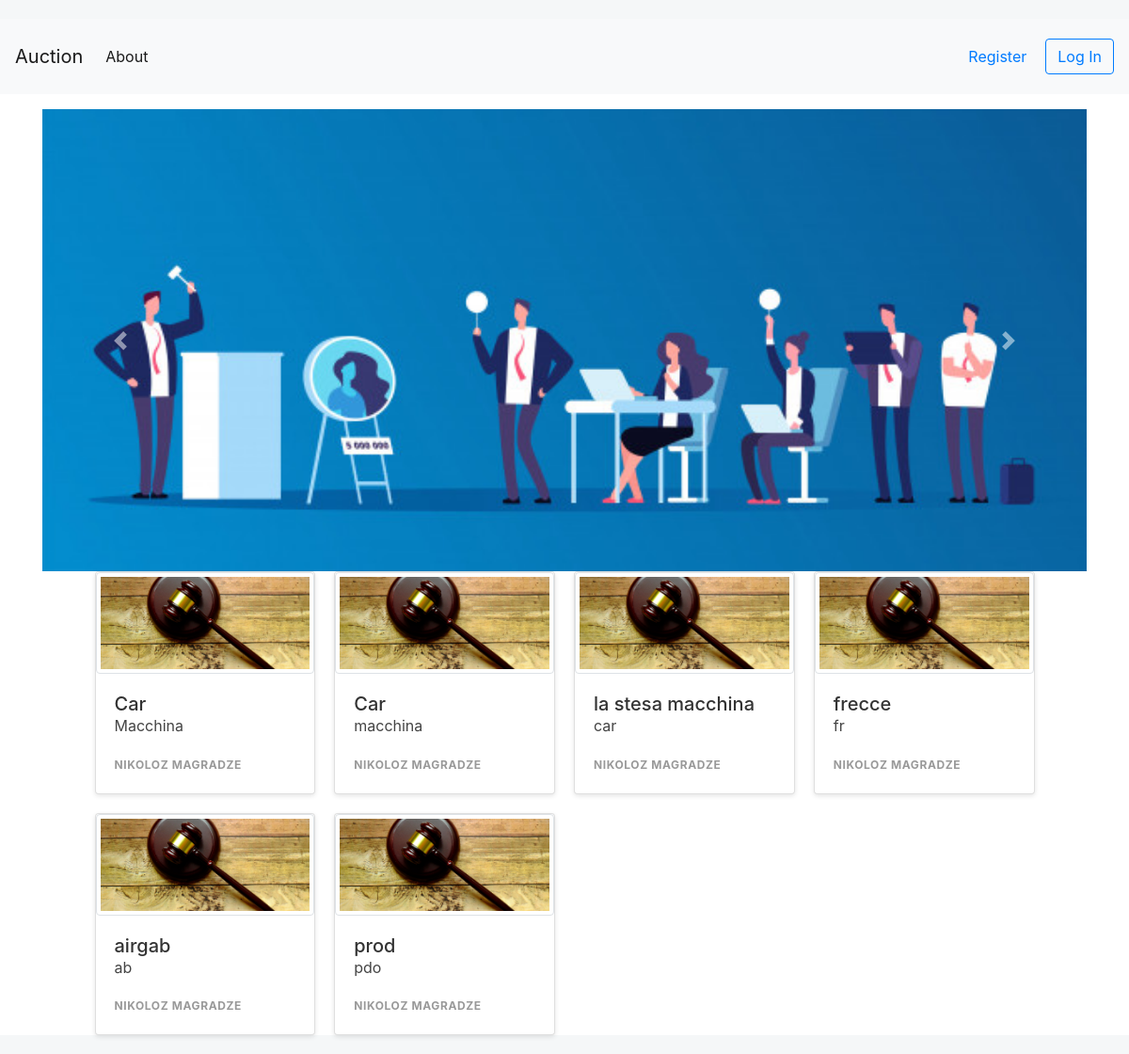
The app's page /, older data.
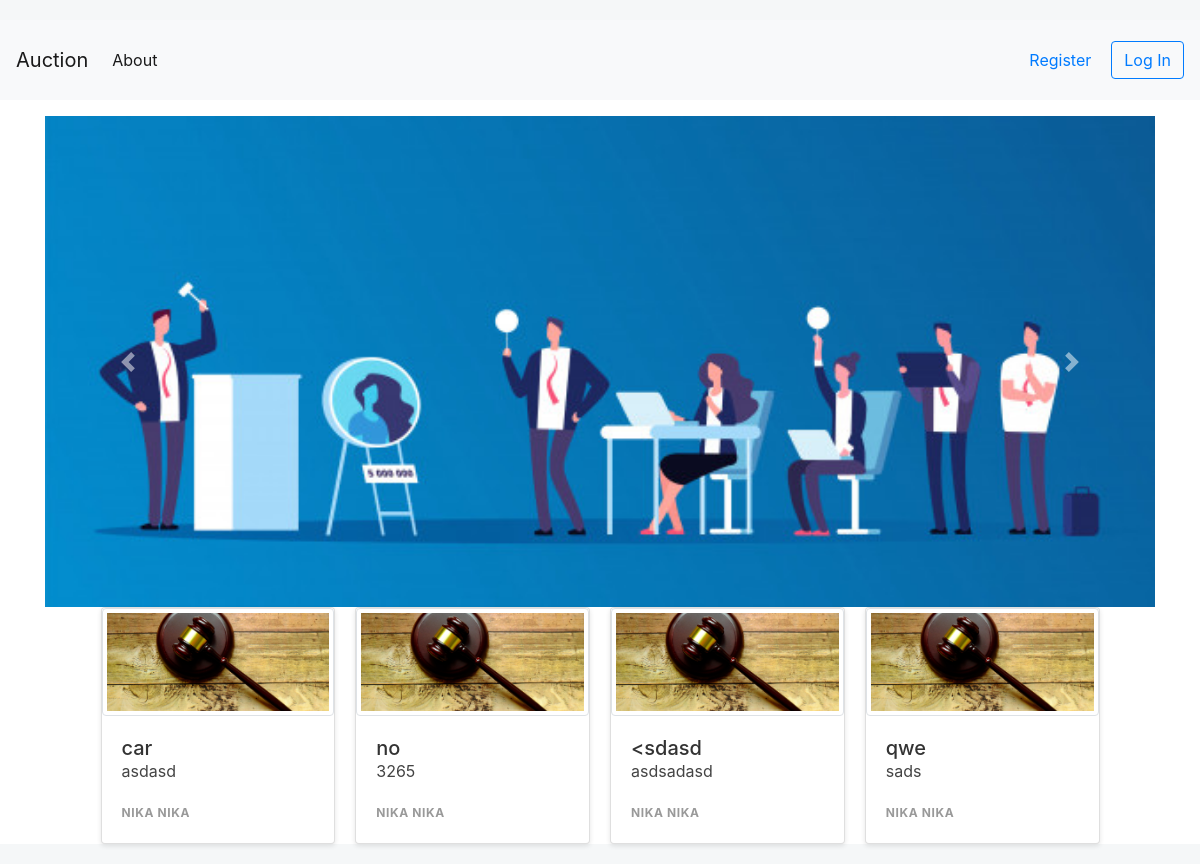
The same page, newer data.
### products/models.py (models this page shows)
class Product(models.Model):
    name = models.CharField(max_length=254)
    description = models.CharField(max_length=500)
    price = models.DecimalField(decimal_places=2, max_digits=10)
    min_increment = models.DecimalField(decimal_places=2, max_digits=10,default=0.5)
    end_date = models.DateField()
    profile = models.ForeignKey(Profile, on_delete=models.CASCADE)
    init_date = models.DateField(default=datetime.now, blank=True)
    winner = models.CharField(max_length=254, blank = True,null=True)
    final_price = models.DecimalField(decimal_places=2, max_digits=10, blank = True,null=True)
    rating = models.FloatField(default = 0,blank = True,null=True)
    user = models.ManyToManyField(User,blank = True)#interested
    disponible = models.BooleanField(default=True)

### users/models.py (models this page shows, shortened)
class Profile(models.Model):
    user = models.OneToOneField(User, on_delete=models.CASCADE, related_name='profile')
    country = models.CharField(max_length=254)
    city = models.CharField(max_length=254)
    street = models.CharField(max_length=254)
    zip_code = models.CharField(max_length=20)
    rating = models.DecimalField(max_digits=5, decimal_places=2,blank = True,null=True)
    photo = models.ImageField(upload_to='photos/', blank=True, default='default-profile.jpg')
    objects = ProfileManager()

class User(AbstractBaseUser):
    email       = models.EmailField(max_length=255, unique=True)
    first_name = models.CharField(max_length=64)
    last_name = models.CharField(max_length=64)
    tel = models.CharField(max_length=50, blank = True , null= True)
    premium     = models.BooleanField(default=False)
    is_active      = models.BooleanField(default=True) # can login
    staff       = models.BooleanField(default=False) # staff user non superuser
    admin       = models.BooleanField(default=False) # superuser
    USERNAME_FIELD = 'email' #username
    REQUIRED_FIELDS = ['first_name','last_name']
    objects = UserManager()

### Auction/views.py (the view)
# urls.py: path('', views.homeView, name='home'),
def homeView(request):
    products_list = Product.objects.all().order_by("id")
    page = request.GET.get('page', 1)
    paginator = Paginator(products_list, 10)
    try:
        products = paginator.page(page)
    except PageNotAnInteger:
        products = paginator.page(1)
    except EmptyPage:
        products = paginator.page(paginator.num_pages)
    context = {'products':products }
    return render(request,"home/home.html",context)

### templates/home/home.html (shortened to what this page needs)
{% extends 'base.html' %}
{% load static %}
{% block head %}
    <link rel="stylesheet" type="text/css" href="{% static "css/card.css" %}">
{% endblock %}
{% block content %}
    <div id="carouselExampleControls" class="carousel slide" data-ride="carousel">
        <div class="carousel-inner">
            <div class="carousel-item active">
                <img class="d-block w-100" src="{% static 'img/banner6.jpg' %}" alt="First slide">
            </div>
        </div>
        <a class="carousel-control-prev" href="#carouselExampleControls" role="button" data-slide="prev">
            <span class="carousel-control-prev-icon" aria-hidden="true"></span>
        </a>
        <a class="carousel-control-next" href="#carouselExampleControls" role="button" data-slide="next">
            <span class="carousel-control-next-icon" aria-hidden="true"></span>
        </a>
    </div>
    <div class="band">
        {% for product in  products %}
            {% if  product.disponible%}
            <a href="{% url 'product-detials' product.id %}" class="card">
                {% if product.productimage_set.all.count == 0%}
                    <img class="img-thumbnail" src="{{ 'media/default-hammer.jpg' }}">
                {% endif %}
                <article>
                    <h1>{{ product.name }}</h1>
                    <p> {{ product.description }}</p>
                    <span>{{ product.profile.user.first_name }} {{ product.profile.user.last_name }}</span>
                </article>
            </a>
            {% endif %}
        {% endfor %}
    </div>
{% endblock %}

### templates/base.html (shortened to what this page needs)
{% load static %}
<!doctype html>
<html lang="en">
<head>
    <link rel="stylesheet" href="https://use.fontawesome.com/releases/v5.5.0/css/all.css"
>
            <link rel="stylesheet"
          href="https://stackpath.bootstrapcdn.com/bootstrap/4.4.1/css/bootstrap.min.css"
>
    {% block head %}
    {% endblock %}
</head>
<body>
<nav class="navbar navbar-expand-lg navbar-light bg-light">
    {% if user.is_premium %}
        <a class="navbar-brand" href="{% url 'home' %}" style="color:Green;">Auction Premium</a>
    {% else %}
        <a class="navbar-brand" href="{% url 'home' %}">Auction</a>
    {% endif %}
    <div class="collapse navbar-collapse" id="navbarSupportedContent">
        <ul class="navbar-nav mr-auto">
            <li class="nav-item active">
                <a class="nav-link" href="{% url 'about_view' %}">About <span class="sr-only">(current)</span></a>
            </li>
        </ul>
        {% if not user.is_authenticated %}
            <form class="form-inline my-2 my-lg-0">
                <div class=" card-body text-center"><a href="/users/create">Register</a></div>
            </form>
            <form class="form-inline my-2 my-lg-0" action="{% url 'login' %}">
            <button class="btn btn-outline-primary my-2 my-sm-0">Log In</button>
            </form>
        {% else %}
            <form class="form-inline my-2 my-lg-0" action="{% url 'logout' %}">
                <button class="btn btn-outline-dark">{{ user.first_name | capfirst}} - Log Out</button>
            </form>
        {% endif %}
    </div>
</nav>
<div id="site-main-page" class="container mt-n1 mt-md-3">
    {% block content %}
    {% endblock %}
</div>
</body>
</html>

### static/css/card.css (style rules this page uses)
html { background: #f5f7f8; font-family: 'Roboto', sans-serif; -webkit-font-smoothing: antialiased; padding: 20px 0; }
.band { width: 90%; max-width: 1240px; margin: 0 auto; display: grid; grid-template-columns: 1fr; grid-template-rows: auto; grid-gap: 20px; }
@media only screen and (min-width: 500px) { .band { grid-template-columns: 1fr 1fr; } }
@media only screen and (min-width: 850px) { .band { grid-template-columns: 1fr 1fr 1fr 1fr; } }
.card { background: white; text-decoration: none; color: #444; box-shadow: 0 2px 5px rgba(0,0,0,0.1); display: flex; flex-direction: column; min-height: 100%; position: relative; top: 0; transition: all .1s ease-in; }
.card article { padding: 20px; }
.card h1 { font-size: 20px; margin: 0; color: #333; }
.card p { line-height: 1.4; }
.card span { font-size: 12px; font-weight: bold; color: #999; text-transform: uppercase; letter-spacing: .05em; margin: 2em 0 0 0; }

Row changes from the older to the newer data that the page shows:
removed Product: disponible True (drawn), name "Car", description "macchina", profile.user.first_name "NIKOLOZ", profile.user.last_name "MAGRADZE"
removed Product: disponible True (drawn), name "la stesa macchina", description "car", profile.user.first_name "NIKOLOZ", profile.user.last_name "MAGRADZE"
removed Product: disponible True (drawn), name "frecce", description "fr", profile.user.first_name "NIKOLOZ", profile.user.last_name "MAGRADZE"
removed Product: disponible True (drawn), name "airgab", description "ab", profile.user.first_name "NIKOLOZ", profile.user.last_name "MAGRADZE"
removed Product: disponible True (drawn), name "prod", description "pdo", profile.user.first_name "NIKOLOZ", profile.user.last_name "MAGRADZE"
changed Product: name "Car" → "car"; description "Macchina" → "asdasd"; profile.user.first_name "NIKOLOZ" → "NIKA"; profile.user.last_name "MAGRADZE" → "NIKA"
added Product: disponible True (drawn), name "no", description "3265", profile.user.first_name "NIKA", profile.user.last_name "NIKA"
added Product: disponible True (drawn), name "<sdasd", description "asdsadasd", profile.user.first_name "NIKA", profile.user.last_name "NIKA"
added Product: disponible True (drawn), name "qwe", description "sads", profile.user.first_name "NIKA", profile.user.last_name "NIKA"
